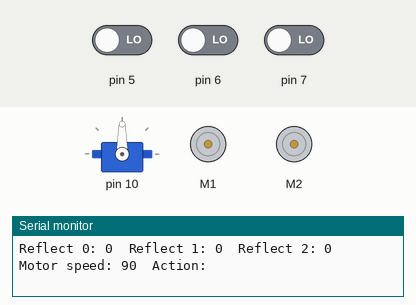
The sketch below on a simulated Arduino Uno, built with avr-gcc and run on an emulated ATmega328P. On the bench: servo, 2 × DC motor (green arrow = forward, orange = backward, longer = faster), the last lines printed to the serial monitor. The test bench sets the inputs (shaded band); at power-on: pin 5 LOW, pin 7 LOW, pin 6 LOW.

Above: at 3.2 s.
3.3 s: pin 5 driven HIGH
At 3.7 s:
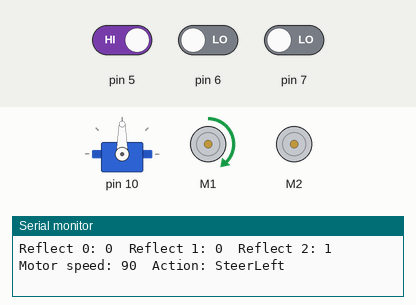
4.8 s: pin 7 driven HIGH
7.8 s: pin 6 driven HIGH
At 8.7 s:
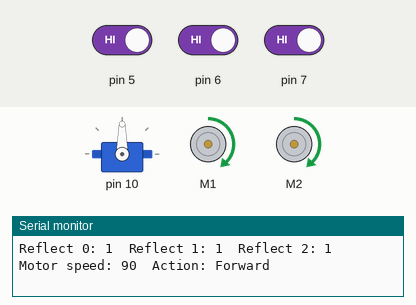
9.3 s: pin 5 driven LOW
At 9.9 s:
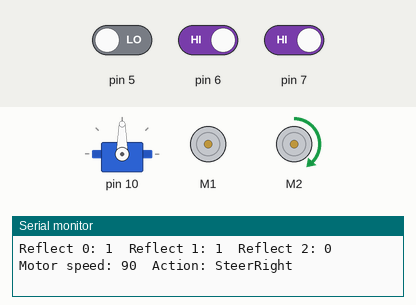
10.8 s: pin 7 driven LOW
At 11.9 s:
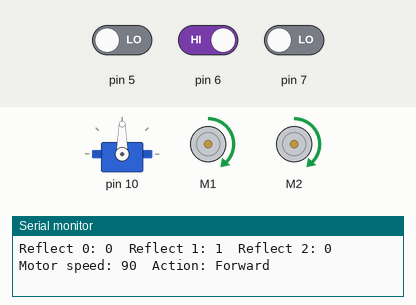
13.8 s: pin 6 driven LOW
Timing chart, 0 to 16.8 s (numbered marks = the images above; inputs shaded):
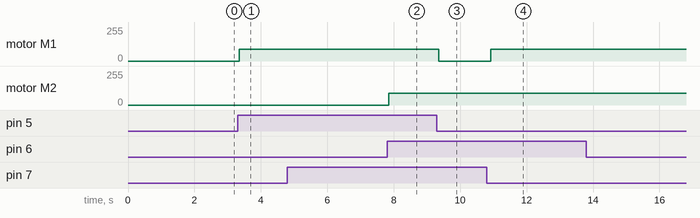

Measured:
- after the input at 3.3 s, motor M1: stopped → forward 90/255 at once
- after the input at 7.8 s, motor M2: stopped → forward 90/255 after 0.06 s
- after the input at 9.3 s, motor M1: forward 90/255 → stopped after 0.05 s
- after the input at 10.8 s, motor M1: stopped → forward 90/255 after 0.11 s

The sketch:

linefollower.ino
```cpp
// Include libraries:
#include <Adafruit_MotorShield.h>
#include <lenlib.h>
#include <Wire.h>
#include <Servo.h>

// Delay value called after motors been running:
int delVal = 0;

// Initialize variables for storing the sensor values
int leftSensor = 0;
int middleSensor = 0;
int rightSensor = 0;

//int turnSpeed = 60;
int turnDelay = 0;
// int containing last action: 0 starting value, 1 fwd, 2 steerLeft, 3 steerRight
int lastAction = 0;

// // Variable that works as a factor regulating the turn speed. i.e 1.8*spedVal = turnspeed
// float turnMulti = 1.8;
// float turnDivi = 0.2;
// This is the speed value, (0-255)
int speedVal = 90; // 100 seem to be a good value

// // Variable that works as a factor regulating the turn speed. i.e 1.8*spedVal = turnspeed
// float turnMulti = 1.8;
// // This is the speed value, (0-255)
// int speedVal = 100; // 100 seem to be a good value

int loopDelay = 0;

myMotors Motors;   // Create Motors object
mySensors Sensors; // Create Sensors object

void setup() {
  Serial.begin(9600); // set up Serial connection at 9600 bps

  Motors.beginMotors();   // Start motors
  Sensors.beginSensors(); // Start sensors

  delay(2000);
}

void loop() {

  readSensors();

  // if the right sensor is the only sensor that have the value 1, the bot need to compensate by turning right
  if((leftSensor == 0 && middleSensor == 0 && rightSensor == 1) || (leftSensor == 0 && middleSensor == 1 && rightSensor == 1))
  {
    steerRight();
    Serial.print("SteerLeft");
    lastAction = 2;
  }
  // if the left sensor is the only sensor that have the value 1, the bot need to compensate by turning left
  else if((leftSensor == 1 && middleSensor == 0 && rightSensor == 0) || (leftSensor == 1 && middleSensor == 1 && rightSensor == 0))
  {
    steerLeft();
    Serial.print("SteerRight");
    lastAction = 3;
  }
  // if sensor value = 1, then the sensor is on track
  if((leftSensor == 0 && middleSensor == 1 && rightSensor == 0) || (leftSensor == 1 && middleSensor == 1 && rightSensor == 1))
  {
    fwd();
    Serial.print("Forward");
    lastAction = 1;
  }
  else
  {
    // if(lastAction == 1){fwd();Serial.print("Forward**");}
    // else if(lastAction == 2){steerLeft();Serial.print("SteerLeft**");}
    // else if(lastAction == 3){steerRight();Serial.print("SteerRight**");}
    // else {stop();Serial.println("Stop");}
  }
  delay(loopDelay);
  Serial.println();
}

void readSensors(){
  // Read the sensor values:
  leftSensor = Sensors.readReflect0();
  delay(20);
  middleSensor = Sensors.readReflect1();
  delay(20);
  rightSensor = Sensors.readReflect2();
  delay(20);
  // Print status of sensors:
  Serial.print("Reflect 0: ");Serial.print(leftSensor);
  Serial.print("\tReflect 1: ");Serial.print(middleSensor);
  Serial.print("\tReflect 2: ");Serial.print(rightSensor);
  Serial.print("\tMotor speed: ");Serial.print(speedVal);
  Serial.print("\tAction: ");
}

//
// Motor functions
//
void fwd(){
  Motors.runMotor(1,FORWARD,speedVal);
  Motors.runMotor(2,FORWARD,speedVal);
  delay(delVal);
}
void rev(){
  Motors.runMotor(1,BACKWARD,speedVal);
  Motors.runMotor(2,BACKWARD,speedVal);
  delay(delVal);
}
void stop(){
  Motors.runMotor(1,FORWARD,0);
  Motors.runMotor(2,FORWARD,0);
  delay(delVal);
}
// void steerRight(){
//   Motors.runMotor(1,FORWARD,speedVal*turnMulti);
//   Motors.runMotor(2,FORWARD,speedVal*turnDivi);
//   delay(delVal);
// }
// void steerLeft(){
//   Motors.runMotor(1,FORWARD,speedVal*turnDivi);
//   Motors.runMotor(2,FORWARD,speedVal*turnMulti);
//   delay(delVal);
// }
void steerRight(){
  Motors.runMotor(1,FORWARD,speedVal);
  Motors.runMotor(2,FORWARD,0);
  delay(delVal);
}
void steerLeft(){
  Motors.runMotor(1,FORWARD,0);
  Motors.runMotor(2,FORWARD,speedVal);
  delay(delVal);
}

void turnLeft(){  // Turn 90 degree LEFT
  Motors.runMotor(1,BACKWARD,speedVal);
  Motors.runMotor(2,FORWARD,speedVal);
  delay(turnDelay);
  Motors.runMotor(1,FORWARD,0);
  Motors.runMotor(2,FORWARD,0);
}
void turnRight(){   // Turn 90 degrees RIGHT
  Motors.runMotor(1,FORWARD,speedVal);
  Motors.runMotor(2,BACKWARD,speedVal);
  delay(turnDelay);
  Motors.runMotor(1,FORWARD,0);
  Motors.runMotor(2,FORWARD,0);
}
```
